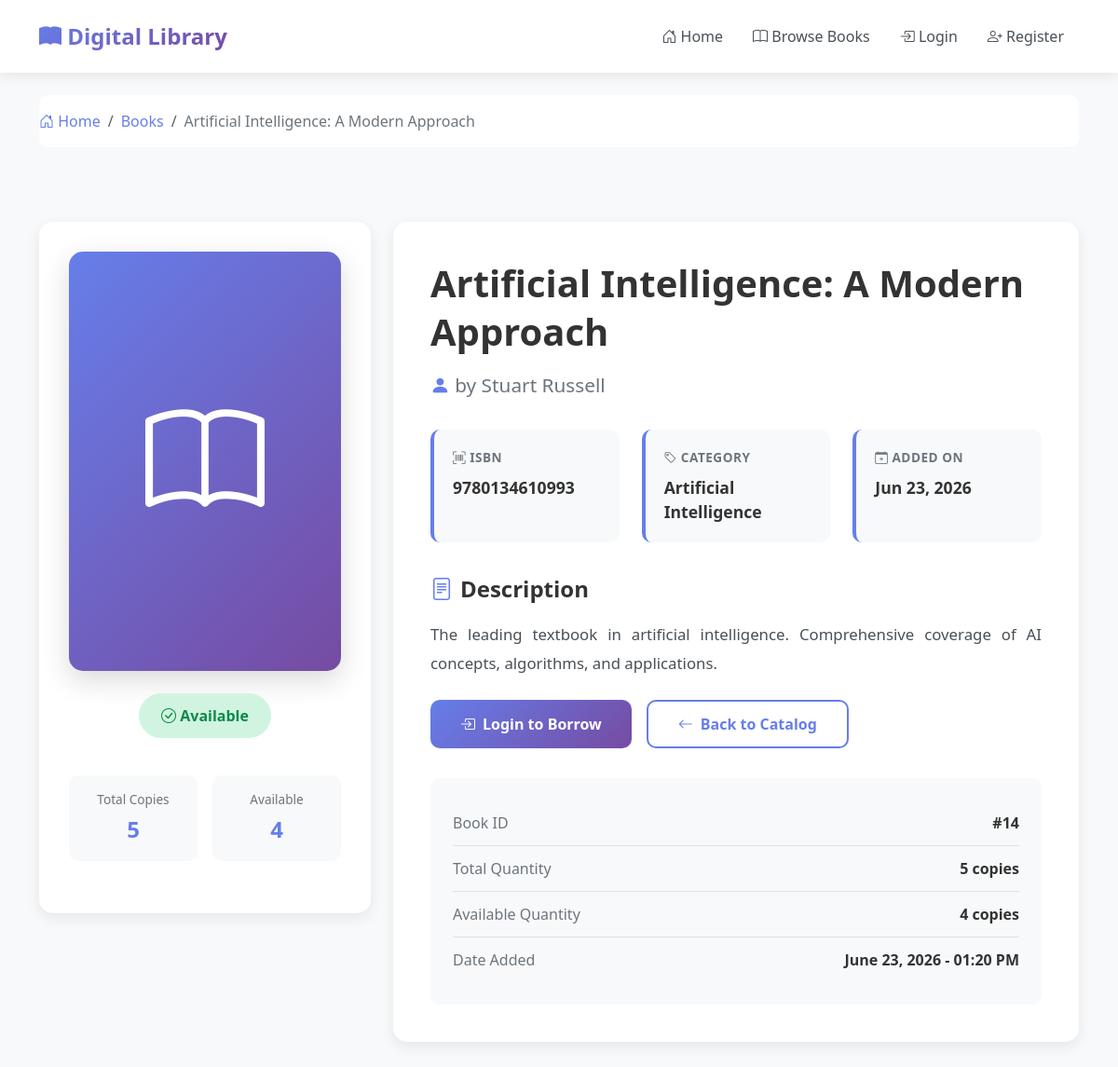
The app's page /books/14/, older data.
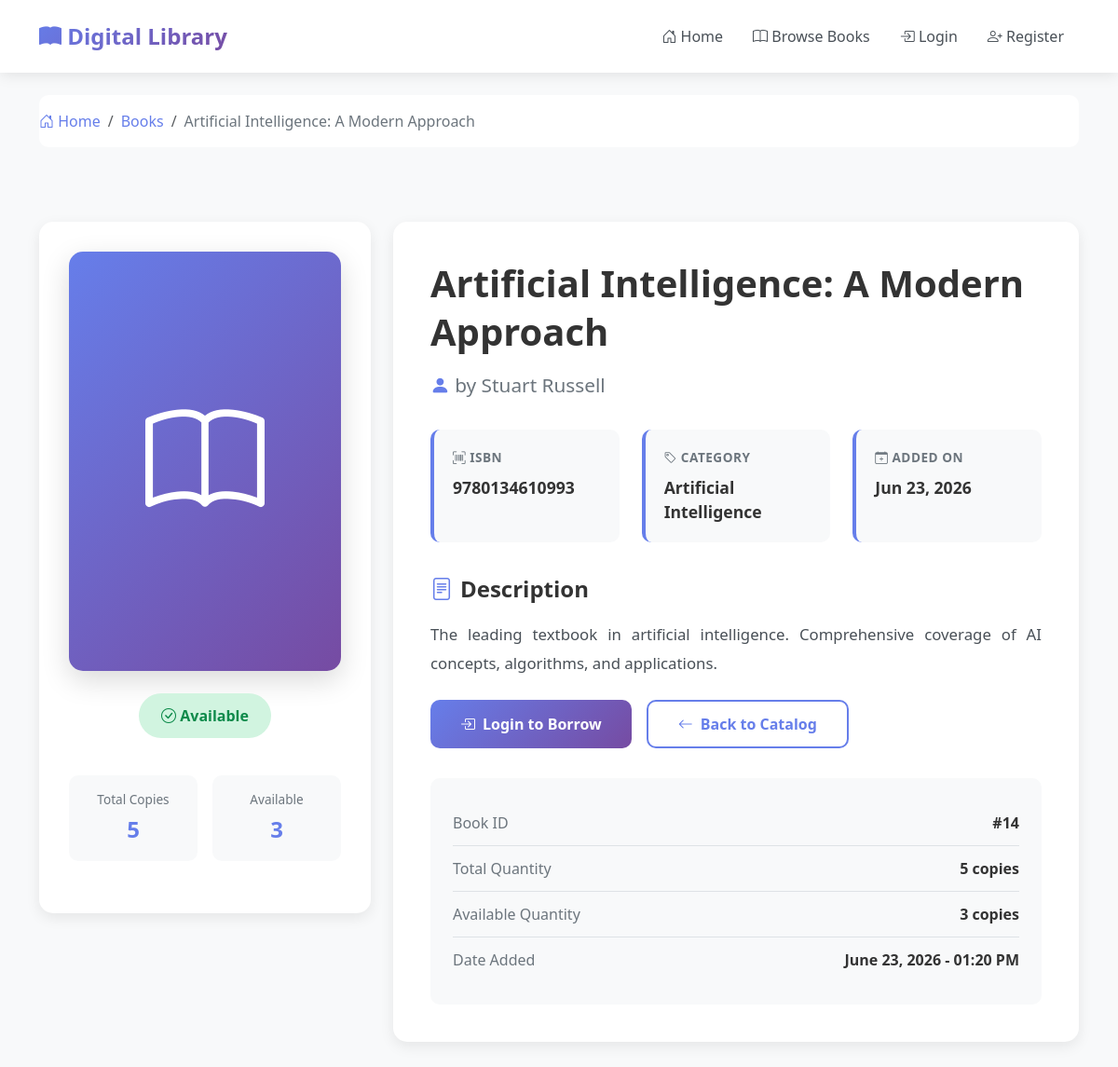
The same page, newer data.
### books/models.py (models this page shows, shortened)
class Book(models.Model):
    title = models.CharField(
        max_length=200,
        help_text="Enter the book title"
    )
    author = models.CharField(
        max_length=100,
        help_text="Enter the author name"
    )
    isbn = models.CharField(
        max_length=13,
        unique=True,
        help_text="13 Character ISBN number"
    )
    category = models.ForeignKey(
        Category,
        on_delete=models.PROTECT,
        related_name='books',
        help_text="Select the book category"
    )
    description = models.TextField(
        help_text="Enter a brief description of the book",
        blank=True
    )
    quantity = models.PositiveIntegerField(
        default=1,
        help_text="Total number of copies in the library"
    )
    available_quantity = models.PositiveIntegerField(
        default=1,
        help_text="Number of copies currently available for borrowing"
    )
    created_at = models.DateTimeField(
        auto_now_add=True,
        help_text="Date and time when the book was added to the system"
    )
    class Meta:
        ordering = ['-created_at']
        verbose_name = 'Book'
        verbose_name_plural = 'Books'
    def is_available(self):
        return self.available_quantity > 0
    is_available.boolean = True
    is_available.short_description = 'Available'

class Category(models.Model):
    name = models.CharField(
        max_length=100,
        unique=True,
        help_text="Enter the category name (e.g., Programming, Fiction)"
    )
    description = models.TextField(
        blank=True,
        help_text="Enter a brief description of this category"
    )
    created_at = models.DateTimeField(
        auto_now_add=True,
        help_text="Date and time when the category was created"
    )
    class Meta:
        ordering = ['name']
        verbose_name = 'Category'
        verbose_name_plural = 'Categories'
    def __str__(self):
        return self.name
    def book_count(self):
        """
        Return the number of books in this category.
        """
        return self.books.count()
    book_count.short_description = 'Number of Books'

### books/views.py (the view)
# urls.py: path('<int:pk>/', views.book_detail, name='book_detail'),
def book_detail(request, pk):
    book = get_object_or_404(Book, pk=pk)
    context = {
        'book': book
    }
    return render(request, 'books/book_detail.html', context)

### books/templates/books/book_detail.html (shortened to what the changed rows need)
<!DOCTYPE html>
<html lang="en">
<head>
    <link href="https://cdn.jsdelivr.net/npm/bootstrap@5.3.0/dist/css/bootstrap.min.css" rel="stylesheet">
    <link href="https://cdn.jsdelivr.net/npm/bootstrap-icons@1.10.0/font/bootstrap-icons.css" rel="stylesheet">
</head>
<body>
    <div class="container mt-4">
        <nav class="breadcrumb-custom">
            <ol class="breadcrumb">
                <li class="breadcrumb-item"><a href="{% url 'accounts:home' %}"><i class="bi bi-house-door"></i> Home</a></li>
                <li class="breadcrumb-item"><a href="{% url 'books:book_list' %}">Books</a></li>
                <li class="breadcrumb-item active">{{ book.title|truncatewords:5 }}</li>
            </ol>
        </nav>
    </div>
    <div class="book-detail-container">
        <div class="container">
            <div class="row">
                <div class="col-lg-4 mb-4">
                    <div class="book-cover-section">
                        <div class="quantity-display">
                            <div class="quantity-box">
                                <div class="label">Total Copies</div>
                                <div class="value">{{ book.quantity }}</div>
                            </div>
                            <div class="quantity-box">
                                <div class="label">Available</div>
                                <div class="value">{{ book.available_quantity }}</div>
                            </div>
                        </div>
                    </div>
                </div>
                <div class="col-lg-8">
                    <div class="book-info-section">
                        <h1 class="book-title">{{ book.title }}</h1>
                        <p class="book-author">
                            <i class="bi bi-person-fill"></i> by {{ book.author }}
                        </p>
                        <div class="info-grid">
                            <div class="info-item">
                                <div class="info-label">
                                    <i class="bi bi-upc-scan"></i> ISBN
                                </div>
                                <div class="info-value">{{ book.isbn }}</div>
                            </div>
                            <div class="info-item">
                                <div class="info-label">
                                    <i class="bi bi-tag"></i> Category
                                </div>
                                <div class="info-value">{{ book.category }}</div>
                            </div>
                            <div class="info-item">
                                <div class="info-label">
                                    <i class="bi bi-calendar-plus"></i> Added On
                                </div>
                                <div class="info-value">{{ book.created_at|date:"M d, Y" }}</div>
                            </div>
                        </div>
                        <div class="section-title">
                            <i class="bi bi-file-text"></i> Description
                        </div>
                        {% if book.description %}
                            <p class="description-text">{{ book.description }}</p>
                        {% else %}
                            <p class="description-text text-muted">No description available for this book.</p>
                        {% endif %}
                        <div class="action-buttons mt-4">
                            {% if user.is_authenticated %}
                                {% if user.profile.is_librarian %}
                                    <a href="{% url 'books:edit_book' book.pk %}" class="btn btn-primary-custom">
                                        <i class="bi bi-pencil-square"></i> Edit Book
                                    </a>
                                    <a href="{% url 'books:delete_book' book.pk %}" class="btn btn-danger-custom">
                                        <i class="bi bi-trash"></i> Delete Book
                                    </a>
                                {% elif user.profile.is_member %}
                                    {% if book.available_quantity > 0 %}
                                        <a href="{% url 'transactions:borrow_book' book.pk %}" class="btn btn-primary-custom">
                                            <i class="bi bi-bookmark-plus"></i> Borrow This Book
                                        </a>
                                    {% else %}
                                        <button class="btn btn-primary-custom" disabled>
                                            <i class="bi bi-x-circle"></i> Currently Unavailable
                                        </button>
                                    {% endif %}
                                {% endif %}
                            {% else %}
                                <a href="{% url 'accounts:login' %}" class="btn btn-primary-custom">
                                </a>
                            {% endif %}
                            <a href="{% url 'books:book_list' %}" class="btn btn-secondary-custom">
                            </a>
                        </div>
                        <div class="metadata-section">
                            <div class="metadata-item">
                                <span class="metadata-label">Book ID</span>
                                <span class="metadata-value">#{{ book.pk }}</span>
                            </div>
                            <div class="metadata-item">
                                <span class="metadata-label">Total Quantity</span>
                                <span class="metadata-value">{{ book.quantity }} cop{{ book.quantity|pluralize:"y,ies" }}</span>
                            </div>
                            <div class="metadata-item">
                                <span class="metadata-label">Available Quantity</span>
                                <span class="metadata-value">{{ book.available_quantity }} cop{{ book.available_quantity|pluralize:"y,ies" }}</span>
                            </div>
                            <div class="metadata-item">
                                <span class="metadata-label">Date Added</span>
                                <span class="metadata-value">{{ book.created_at|date:"F d, Y - h:i A" }}</span>
                            </div>
                        </div>
                    </div>
                </div>
            </div>
        </div>
    </div>
</body>
</html>

Row changes from the older to the newer data that the page shows:
changed Book "Artificial Intelligence: A Modern Approach": available_quantity "4" → "3"
